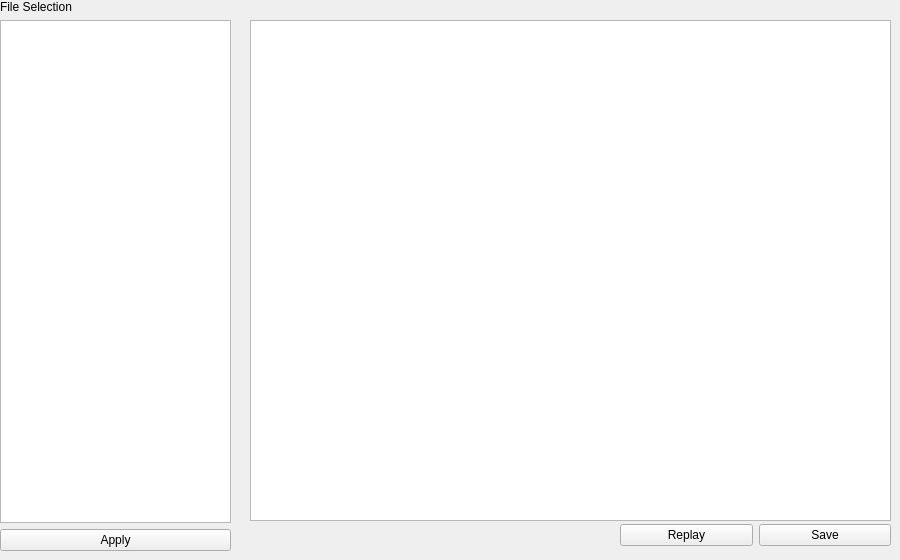
             <widget class="QWidget" name="page_46">
              <widget class="QWidget" name="verticalLayoutWidget_27">
               <property name="geometry">
                <rect>
                 <x>0</x>
                 <y>0</y>
                 <width>231</width>
                 <height>551</height>
                </rect>
               </property>
               <layout class="QVBoxLayout" name="verticalLayout_29">
                <item>
                 <widget class="QLabel" name="label_Vis_Wat_Ani_fSele">
                  <property name="text">
                   <string>File Selection</string>
                  </property>
                 </widget>
                </item>
                <item>
                 <widget class="QListWidget" name="listWidget_Vis_Wat_Ani_fSele">
                  <property name="selectionMode">
                   <enum>QAbstractItemView::MultiSelection</enum>
                  </property>
                 </widget>
                </item>
                <item>
                 <widget class="QPushButton" name="pushButton_Vis_Wat_Ani_Apply">
                  <property name="text">
                   <string>Apply</string>
                  </property>
                 </widget>
                </item>
               </layout>
              </widget>
              <widget class="QGraphicsView" name="graphicsView_Vis_Wat_Ani_Disp">
               <property name="geometry">
                <rect>
                 <x>250</x>
                 <y>20</y>
                 <width>641</width>
                 <height>501</height>
                </rect>
               </property>
              </widget>
              <widget class="QWidget" name="horizontalLayoutWidget_32">
               <property name="geometry">
                <rect>
                 <x>620</x>
                 <y>520</y>
                 <width>271</width>
                 <height>31</height>
                </rect>
               </property>
               <layout class="QHBoxLayout" name="horizontalLayout_37">
                <item>
                 <widget class="QPushButton" name="pushButton_Vis_Wat_Ani_Replay">
                  <property name="text">
                   <string>Replay</string>
                  </property>
                 </widget>
                </item>
                <item>
                 <widget class="QPushButton" name="pushButton_Vis_Wat_Ani_Save">
                  <property name="text">
                   <string>Save</string>
                  </property>
                 </widget>
                </item>
               </layout>
              </widget>
             </widget>
